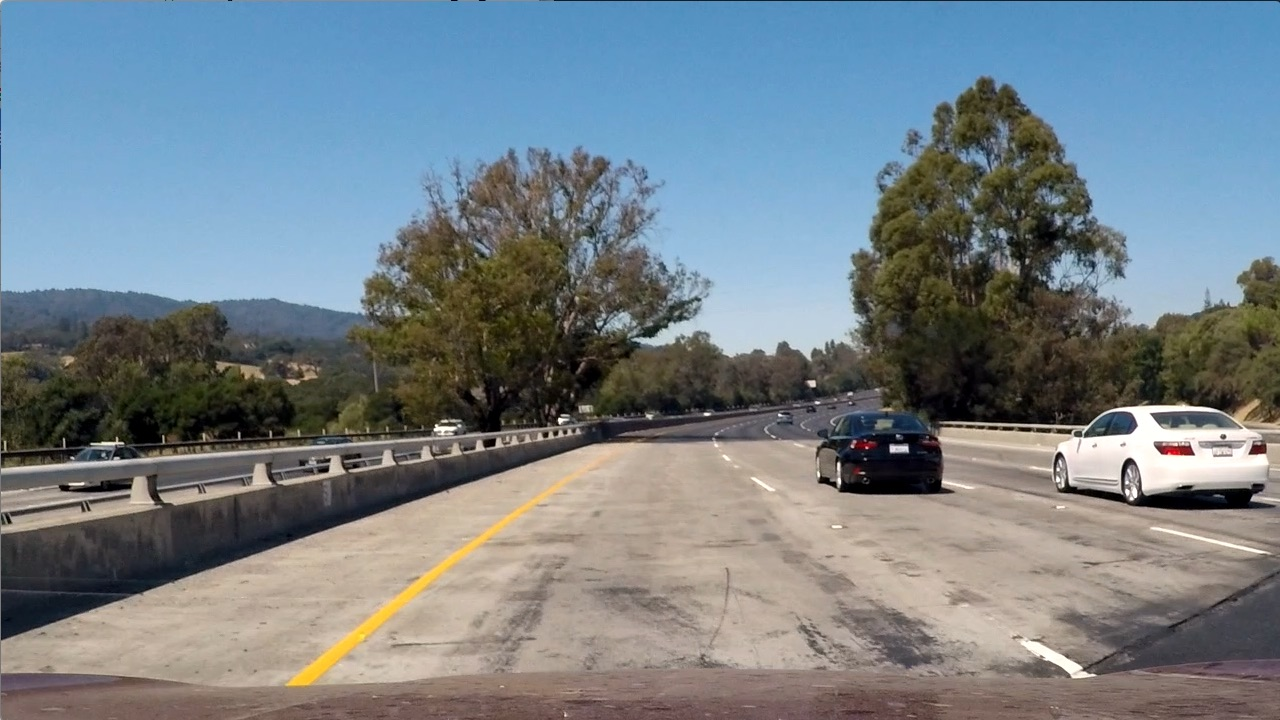
#> input picture Project 2 - Advanced Lane Finding/test_images/test1.jpg, 1280 x 720 px; its folder holds only this picture in this run
$ python Lane_Finder_Image.py   (older library calls are emulated)
#> lines starting #> are read from the running program, lines starting #| are printed output that depends on the picture; after the words box and inside, x2 and y2 are one past the last pixel; in counts of white or black regions, pixels touching at a corner belong together
### Project 2 - Advanced Lane Finding/Tracker.py
import numpy as np


class Tracker:
	def __init__(self, Mywindow_width, Mywindow_height, Mymargin, Mysmooth_factor):
		# list that stores all the past (left, right) center set values used for smoothing the output
		self.recent_centers = []
		# the window pixel width of the center values, used to count pixels inside center windows to determine curve values
		self.window_width = Mywindow_width
		# the window pixel height of the center values, used to count pixels inside center winndows to determine curve values
		# breaks the image into verticallevels
		self.window_height = Mywindow_height
		# the pixel distance in both directions to slide (left_window + right window) template for searching
		self.margin = Mymargin
		# How many frames results are averaged together to find the current frame result
		self.smooth_factor = Mysmooth_factor

	# the main tracking function for finding and storing lane segment positions
	def find_window_centroids(self, warped):
		# store the (left, right) window centroid positions per level
		window_centroids = []
		# create our window template that we will use for convolutions
		window = np.ones(self.window_width)

		# first find the two starting positions for the left and right lane by using np.sum to get the vertical image slice
		# and then np.convolute the vertical image slice with the window template

		# sum quarter bottom of image to get slice, could use a different ratio
		if not self.recent_centers:
			l_sum = np.sum(warped[int(3 * warped.shape[0] / 4):, :int(warped.shape[1] / 2)], axis=0)
			r_sum = np.sum(warped[int(3 * warped.shape[0] / 4):, int(warped.shape[1] / 2):], axis=0)
			l_center = np.argmax(np.convolve(window, l_sum)) - self.window_width / 2
			r_center = np.argmax(np.convolve(window, r_sum)) - self.window_width / 2 + int(warped.shape[1] / 2)
		else:
			l_sum = np.sum(warped[int(3 * warped.shape[0] / 4):, (max(int(self.recent_centers[-1][0][0]) - int(self.margin), 0)):(int(self.recent_centers[-1][0][0]) + int(self.margin))], axis=0)
			r_sum = np.sum(warped[int(3 * warped.shape[0] / 4):, (max(int(self.recent_centers[-1][0][1]) - int(self.margin), 0)):(int(self.recent_centers[-1][0][1]) + int(self.margin))], axis=0)
			l_center = np.argmax(np.convolve(window, l_sum)) - self.window_width / 2 + int(self.recent_centers[-1][0][0]) - int(self.margin)
			r_center = np.argmax(np.convolve(window, r_sum)) - self.window_width / 2 + int(self.recent_centers[-1][0][1]) - int(self.margin)

		# add what we found for the first layer
		window_centroids.append((l_center, r_center))

		# go through each layer looking for max pixel locations
		for level in range(1, int(warped.shape[0] / self.window_height)):
			# find the best left centroid by using past left center as a reference
			# use window_width/2 as offset because convolution signal reference is at right side of window, not center of window
			offset = self.window_width / 2
			l_min_index = int(max(l_center + offset - self.margin, 0))
			l_max_index = int(min(l_center + offset + self.margin, warped.shape[1]))
			# find the best right centroid by using past right cebter as a reference
			r_min_index = int(max(r_center + offset - self.margin, 0))
			r_max_index = int(min(r_center + offset + self.margin, warped.shape[1]))

			# convolve the window into the vertical slice of the image
			image_layer_left = np.sum(warped[int(warped.shape[0] - (level + 1) * self.window_height):int(warped.shape[0] - level * self.window_height), l_min_index:l_max_index], axis=0)
			image_layer_right = np.sum(warped[int(warped.shape[0] - (level + 1) * self.window_height):int(warped.shape[0] - level * self.window_height), r_min_index:r_max_index], axis=0)
			conv_signal_left = np.convolve(window, image_layer_left)
			conv_signal_right = np.convolve(window, image_layer_right)

			if np.count_nonzero(conv_signal_left[:]) != 0:
				l_center = np.argmax(conv_signal_left[:]) + l_min_index - offset

			if np.count_nonzero(conv_signal_right[:]) != 0:
				r_center = np.argmax(conv_signal_right[:]) + r_min_index - offset
			# add what we found for that layer
			window_centroids.append((l_center, r_center))

		self.recent_centers.append(window_centroids)
		# return averaged values of the line centers. helps to keep the markers from jumping around too much
		return np.average(self.recent_centers[-self.smooth_factor:], axis=0)

### Project 2 - Advanced Lane Finding/Lane_Finder_Image.py
import numpy as np
import cv2
import glob
import pickle
import matplotlib
from Tracker import Tracker

dist_pickle = pickle.load(open('calibration_pickle.p', 'rb'))
#> (reads Project 2 - Advanced Lane Finding/calibration_pickle.p from the repository)
mtx = dist_pickle['mtx']
dist = dist_pickle['dist']


def abs_sobel_threshold(img, orient='x', sobel_kernel=3, thresh=(0, 255)):
	# 1) Convert to grayscale
	gray = cv2.cvtColor(img, cv2.COLOR_RGB2GRAY)
	# 2) Take the derivative in x or y given orient = 'x' or 'y'
	if orient == 'x':
		sobel = cv2.Sobel(gray, cv2.CV_64F, 1, 0, ksize=sobel_kernel)
	if orient == 'y':
		sobel = cv2.Sobel(gray, cv2.CV_64F, 0, 1, ksize=sobel_kernel)
	# 3) Take the absolute value of the derivative or gradient
	abs_sobel = np.absolute(sobel)
	# 4) Scale to 8-bit (0 - 255) then convert to type = np.uint8
	scaled_sobel = np.uint8(255 * abs_sobel / np.max(abs_sobel))
	# 5) Create a mask of 1's where the scaled gradient magnitude is > thresh_min and < thresh_max
	binary_output = np.zeros_like(scaled_sobel)
	binary_output[(scaled_sobel >= thresh[0]) & (scaled_sobel <= thresh[1])] = 1
	# 6) Return this mask as your binary_output image
	return binary_output


# [21 lines left out: functions mag_threshold, dir_threshold, not called in this run]


def sv_threshold(image, sthresh=(0, 255), vthresh=(0, 255)):
	hls = cv2.cvtColor(image, cv2.COLOR_RGB2HLS)
	s_channel = hls[:, :, 2]
	s_binary = np.zeros_like(s_channel)
	s_binary[(s_channel >= sthresh[0]) & (s_channel <= sthresh[1])] = 1

	hsv = cv2.cvtColor(image, cv2.COLOR_RGB2HSV)
	v_channel = hsv[:, :, 2]
	v_binary = np.zeros_like(v_channel)
	v_binary[(v_channel >= vthresh[0]) & (v_channel <= vthresh[1])] = 1

	output = np.zeros_like(s_channel)
	output[(s_binary == 1) & (v_binary == 1)] = 1
	return output


def window_mask(width, height, img_ref, center, level):
	output = np.zeros_like(img_ref)
	output[int(img_ref.shape[0] - (level + 1) * height):int(img_ref.shape[0] - level * height), max(0, int(center - width)):min(int(center + width), img_ref.shape[1])] = 1
	return output


images = glob.glob('test_images/test*.jpg')

# iterate through the list and search for chessboard corners
for idx, file_name in enumerate(images):
	print('Working on ' + file_name)
	# read the image
	img = cv2.imread(file_name)
#> img is the input picture: shape (720, 1280, 3); mean B, G, R 135.5, 128.7, 117.5

	# undistort the imaage
	undistorted_img = cv2.undistort(img, mtx, dist, None, mtx)
	write_location = 'test_images_output/undistorted_' + str(file_name)[len('test_images/'):]
	cv2.imwrite(write_location, undistorted_img)

	# process image and generate binary pixel of interest
	binary_output = np.zeros_like(undistorted_img[:, :, 0])
	gradient_x = abs_sobel_threshold(undistorted_img, orient='x', thresh=(12, 255))
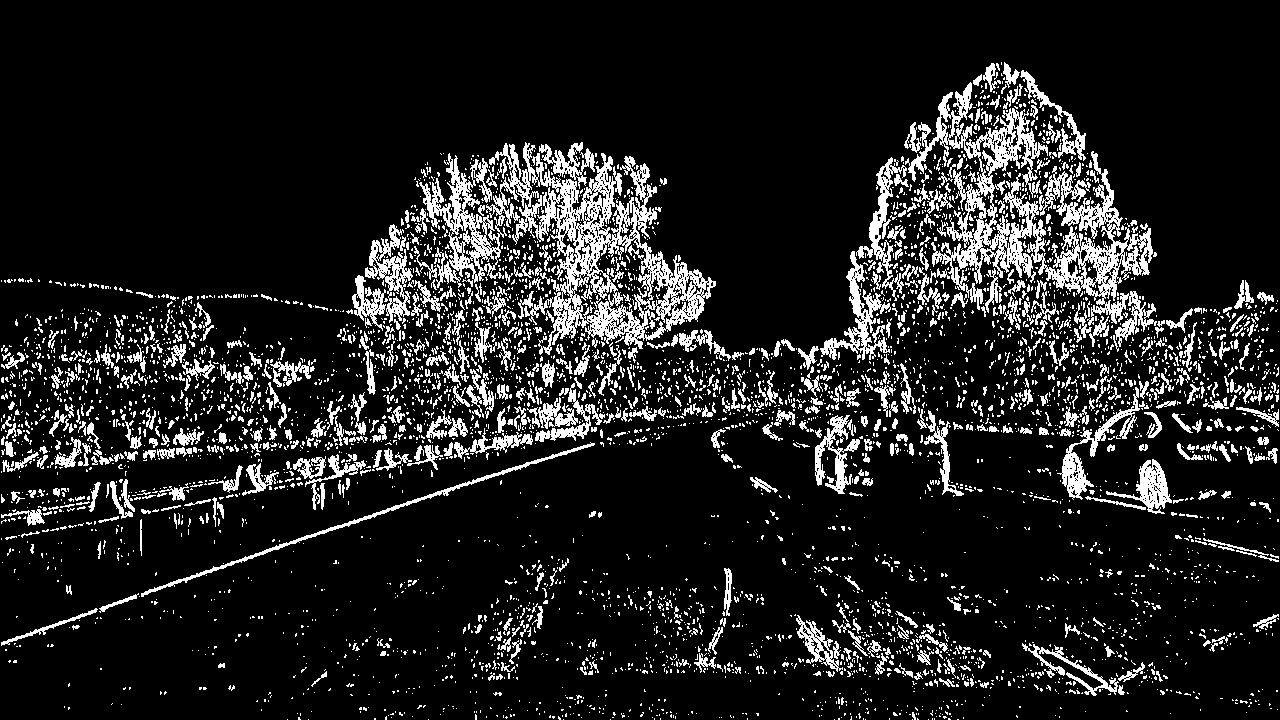
#> gradient_x: shape (720, 1280); values 0 (black) and 1 (white), 12.7% white in thin lines or dots
	gradient_y = abs_sobel_threshold(undistorted_img, orient='y', thresh=(25, 255))
#> gradient_y: shape (720, 1280); values 0 (black) and 1 (white), 8.4% white; 3931 white regions (3493 under 20 px), largest, box (x1, y1, x2, y2) and area: (0, 395, 880, 646) 15545, (0, 449, 393, 541) 5692, (931, 400, 1280, 447) 3982
	sv_binary = sv_threshold(undistorted_img, sthresh=(100, 255), vthresh=(50, 255))
#> sv_binary: shape (720, 1280); values 0 (black) and 1 (white), 34.4% white; 521 white regions (441 under 20 px), largest, box (x1, y1, x2, y2) and area: (0, 0, 1280, 312) 289470, (1069, 407, 1280, 495) 7443, (265, 446, 622, 703) 6331
	binary_output[((gradient_x == 1) & (gradient_y == 1) | (sv_binary == 1))] = 255
	write_location = 'test_images_output/binary_' + str(file_name)[len('test_images/'):]
	cv2.imwrite(write_location, binary_output)

	# defining perspective transformation area
	img_size = (binary_output.shape[1], binary_output.shape[0])
	bottom_width = 0.76  # percent of bottom trapezoid height
	top_width = 0.09  # percent of middle trapezoid height
	height_percentage = 0.62  # percent of trapezoid height
	bottom_trim = 1.0  # percent from top to bottom to avoid car hood
	source_points = np.float32(
		[
			[img_size[0] * (0.5 - top_width / 2), img_size[1] * height_percentage],
			[img_size[0] * (0.5 + top_width / 2), img_size[1] * height_percentage],
			[img_size[0] * (0.5 - bottom_width / 2), img_size[1] * bottom_trim],
			[img_size[0] * (0.5 + bottom_width / 2), img_size[1] * bottom_trim],
		]
	)

	offset = img_size[0] * 0.25

	destination_points = np.float32(
		[
			[offset, 0],
			[img_size[0] - offset, 0],
			[offset, img_size[1]],
			[img_size[0] - offset, img_size[1]],
		]
	)

	source_plot = cv2.imread(write_location)
	matplotlib.pyplot.imshow(source_plot)
	matplotlib.pyplot.scatter(source_points[:, 0], source_points[:, 1], marker="x", color="red", s=200)
	write_location = 'test_images_output/source_points_' + str(file_name)[len('test_images/'):]
	matplotlib.pyplot.savefig(write_location)
	matplotlib.pyplot.close('all')

	# Calculating the perspective transform M and its inverse based on the source points and the destination points.
	M = cv2.getPerspectiveTransform(source_points, destination_points)
	M_inverse = cv2.getPerspectiveTransform(destination_points, source_points)
	binary_bird_view = cv2.warpPerspective(binary_output, M, img_size, flags=cv2.INTER_LINEAR)
	write_location = 'test_images_output/bird_view_' + str(file_name)[len('test_images/'):]
	cv2.imwrite(write_location, binary_bird_view)

	destination_plot = cv2.imread(write_location)
	matplotlib.pyplot.imshow(destination_plot)
	matplotlib.pyplot.scatter(destination_points[:, 0], destination_points[:, 1], marker="x", color="red", s=200)
	write_location = 'test_images_output/destination_points_' + str(file_name)[len('test_images/'):]
	matplotlib.pyplot.savefig(write_location)
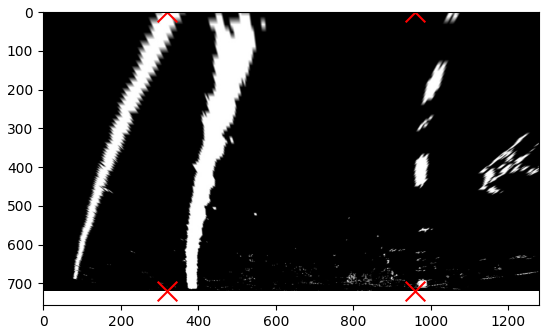
#> figure drawn by matplotlib, 1 panel
	matplotlib.pyplot.close('all')

	window_width = 30
	window_height = 40

	# set up the overall class to do all the tracking
	curve_centers = Tracker(Mywindow_width=window_width, Mywindow_height=window_height, Mymargin=55, Mysmooth_factor=1)
	window_centroids = curve_centers.find_window_centroids(binary_bird_view)

	# points used to draw all the left and the right windows
	l_points = np.zeros_like(binary_bird_view)
	r_points = np.zeros_like(binary_bird_view)

	# Points used to find the left and right lanes
	rightx = []
	leftx = []

	# go through each level and draw the windows
	for level in range(0, len(window_centroids)):
		# window_mask is a function to draw window areas
		leftx.append(window_centroids[level][0])
		rightx.append(window_centroids[level][1])

		l_mask = window_mask(window_width, window_height, binary_bird_view, window_centroids[level][0], level)
		r_mask = window_mask(window_width, window_height, binary_bird_view, window_centroids[level][1], level)
		# add graphic points from window mask here to total pixel found
		l_points[(l_points == 255) | (l_mask == 1)] = 255
		r_points[(r_points == 255) | (r_mask == 1)] = 255

	# draw the results
	template = np.array(r_points + l_points, np.uint8)  # add both left and right window pixels together
	zero_channel = np.zeros_like(template)  # create a zero color channel
	template = np.array(cv2.merge((zero_channel, template, zero_channel)), np.uint8)  # make a window pixels green
	warpage = np.array(cv2.merge((binary_bird_view, binary_bird_view, binary_bird_view)), np.uint8)  # making the original road pixels 3 color channels
	top_view = cv2.addWeighted(warpage, 1, template, 0.5, 0.0)  # overlay the original road image with window results
	write_location = 'test_images_output/boxes_' + str(file_name)[len('test_images/'):]
	cv2.imwrite(write_location, top_view)


	# fit the lane boundaries to the left, right center positions found
	yvals = range(0, binary_bird_view.shape[0])

	res_yvals = np.arange(binary_bird_view.shape[0] - (window_height / 2), 0, -window_height)

	left_fit = np.polyfit(res_yvals, leftx, 2)
	left_fitx = left_fit[0] * yvals * yvals + left_fit[1] * yvals + left_fit[2]
	left_fitx = np.array(left_fitx, np.int32)

	right_fit = np.polyfit(res_yvals, rightx, 2)
	right_fitx = right_fit[0] * yvals * yvals + right_fit[1] * yvals + right_fit[2]
	right_fitx = np.array(right_fitx, np.int32)

	left_lane = np.array(list(zip(np.concatenate((left_fitx - window_width / 2, left_fitx[::-1] + window_width / 2), axis=0), np.concatenate((yvals, yvals[::-1]), axis=0))), np.int32)
	right_lane = np.array(list(zip(np.concatenate((right_fitx - window_width / 2, right_fitx[::-1] + window_width / 2), axis=0), np.concatenate((yvals, yvals[::-1]), axis=0))), np.int32)
	inner_lane = np.array(list(zip(np.concatenate((left_fitx + window_width / 2, right_fitx[::-1] - window_width / 2), axis=0), np.concatenate((yvals, yvals[::-1]), axis=0))), np.int32)

	road = np.zeros_like(undistorted_img)
	road_bkg = np.zeros_like(undistorted_img)

	cv2.fillPoly(road, [left_lane], color=[255, 0, 0])
	cv2.fillPoly(road, [right_lane], color=[0, 0, 255])
#> road: shape (720, 1280, 3); mean of channels 0, 1, 2 6.2, 0, 6.2
	cv2.fillPoly(road, [inner_lane], color=[0, 255, 0])
	cv2.fillPoly(road_bkg, [left_lane], color=[255, 255, 255])
#> road_bkg: shape (720, 1280, 3); 2.4% white; 1 white region, box (x1, y1, x2, y2) and area: (364, 0, 536, 720) 22320
	cv2.fillPoly(road_bkg, [right_lane], color=[255, 255, 255])
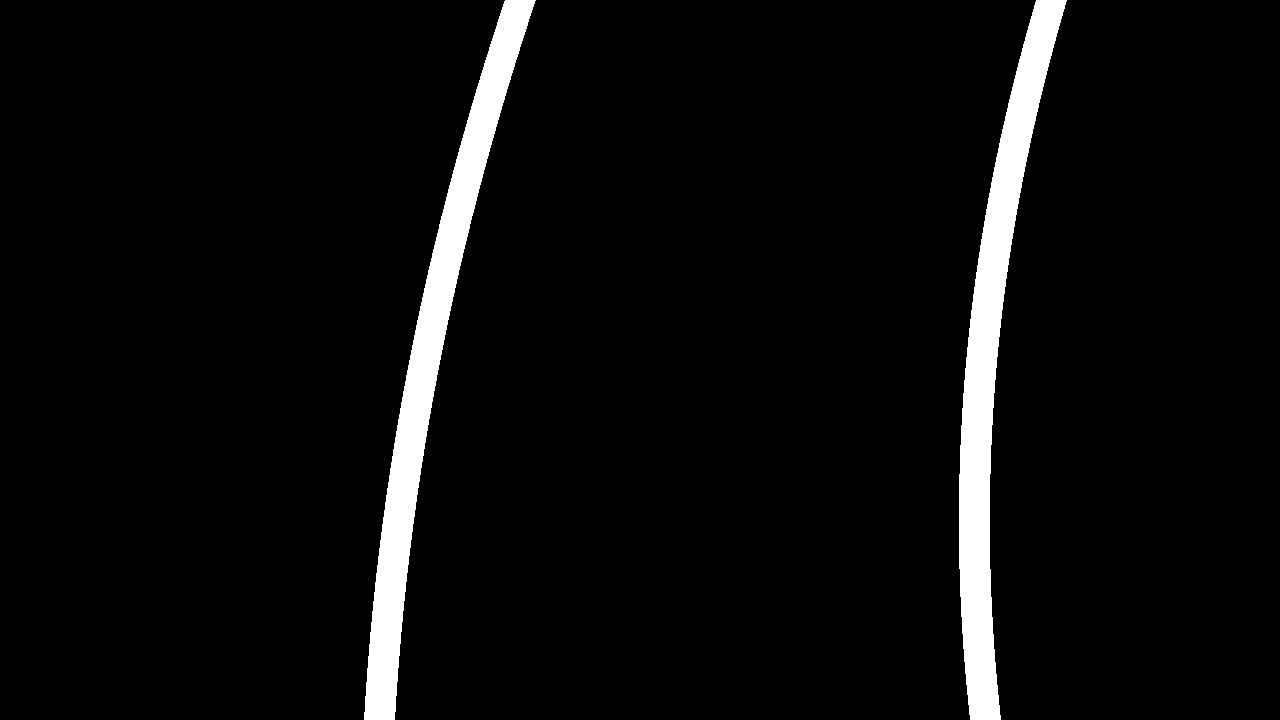
#> road_bkg: shape (720, 1280, 3); 4.8% white; 2 white regions, box (x1, y1, x2, y2) and area: (364, 0, 536, 720) 22320, (959, 0, 1067, 720) 22320

	write_location = 'test_images_output/lane_top_view_' + str(file_name)[len('test_images/'):]
	cv2.imwrite(write_location, road)

	road_warped = cv2.warpPerspective(road, M_inverse, img_size, flags=cv2.INTER_LINEAR)
	road_warped_bkg = cv2.warpPerspective(road_bkg, M_inverse, img_size, flags=cv2.INTER_LINEAR)

	base = cv2.addWeighted(undistorted_img, 1.0, road_warped_bkg, -0.4, 0.0)
	result = cv2.addWeighted(base, 1.0, road_warped, 0.7, 0.0)
	write_location = 'test_images_output/lane_road_view_' + str(file_name)[len('test_images/'):]
	cv2.imwrite(write_location, result)


	# 720 pixels correspond to 10 meters in the y direction
	y_pixels_to_meters = 10 / 720
	# 384 pixels correspond to 4 meters in the x direction
	x_pixels_to_meters = 4 / 384

	# Finding the curvature of the left and right lines
	left_fit_cr = np.polyfit(np.array(res_yvals, np.float32), np.array(leftx, np.float32), 2)
	right_fit_cr = np.polyfit(np.array(res_yvals, np.float32), np.array(rightx, np.float32), 2)
	left_curverad = ((1 + (2 * left_fit_cr[0] * yvals[-1] * y_pixels_to_meters + left_fit_cr[1]) ** 2) ** 1.5) / np.absolute(2 * left_fit_cr[0])
	right_curverad = ((1 + (2 * right_fit_cr[0] * yvals[-1] * y_pixels_to_meters + right_fit_cr[1]) ** 2) ** 1.5) / np.absolute(2 * right_fit_cr[0])

	average_curvature = np.mean([left_curverad, right_curverad])

	# calculate the offset of the car on the road
	camera_center = (left_fitx[-1] + right_fitx[-1]) / 2
	center_diff = (camera_center - binary_bird_view.shape[1] / 2) * x_pixels_to_meters
	side_pos = 'left'
	if center_diff <= 0:
		side_pos = 'right'

	# draw the text showing curvature, offset, and speed
	cv2.putText(result, 'Radius of curvature = ' + str(round(average_curvature, 3)) + 'm', (50, 50), cv2.FONT_HERSHEY_SIMPLEX, 1, (255, 255, 255), 2)
	cv2.putText(result, 'Vehicle is ' + str(abs(round(center_diff, 3))) + 'm ' + side_pos + ' of center', (50, 100), cv2.FONT_HERSHEY_SIMPLEX, 1, (255, 255, 255), 2)
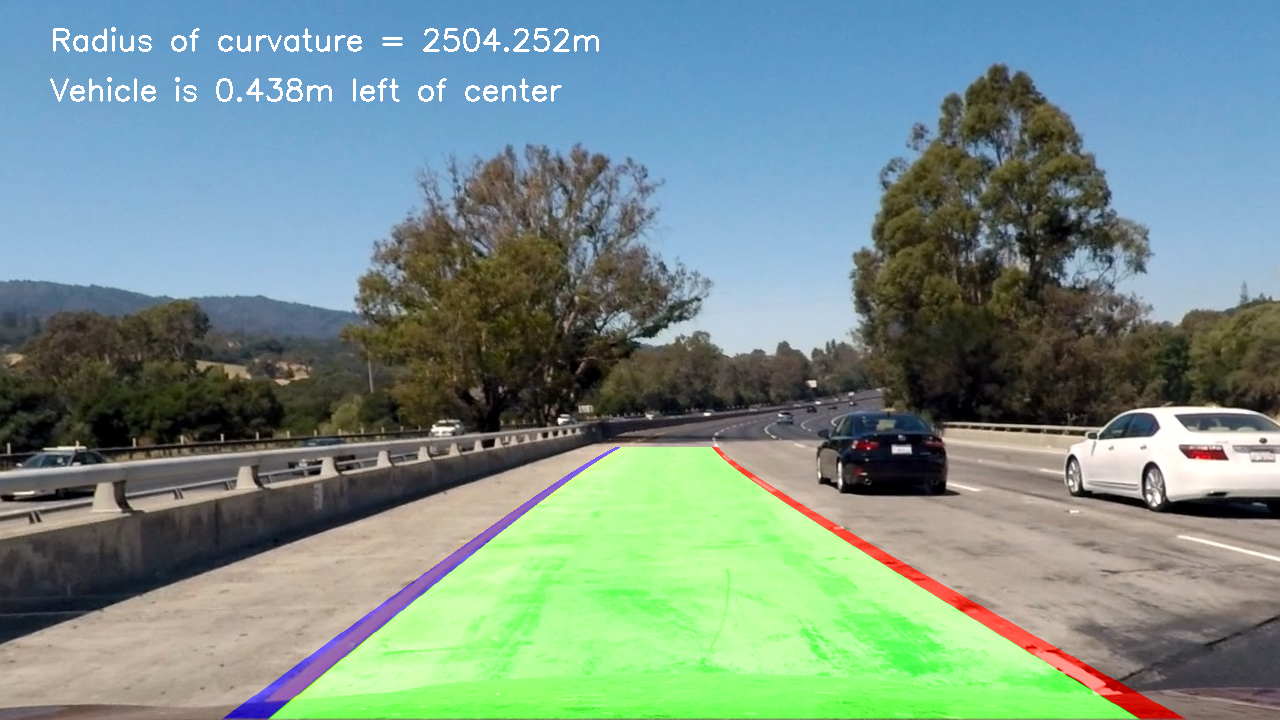
#> result: shape (720, 1280, 3); mean B, G, R 136.5, 144.1, 120

	write_location = 'test_images_output/tracked_' + str(file_name)[len('test_images/'):]
	cv2.imwrite(write_location, result)
